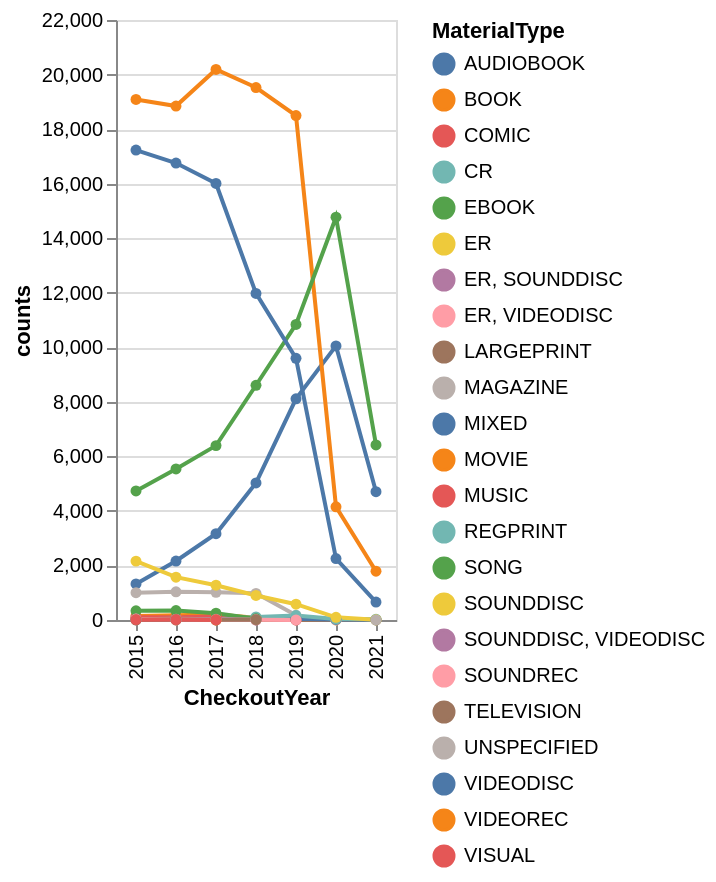

Notebook cell for this chart:
### Code cell
alt.Chart(seattle_material_grouped).mark_line(point=True).encode(
    x='CheckoutYear:O',
    y='counts:Q',
    color='MaterialType:N'
)

### Figure 1 — Vega-Lite specification as saved in the notebook (floating-point values rounded to 4 significant figures)
{"config": {"view": {"continuousWidth": 300, "continuousHeight": 300}}, "data": {"name": "data-73b297576c9ecbb755844259deeb97e5"}, "mark": {"type": "line", "point": true}, "encoding": {"color": {"field": "MaterialType", "type": "nominal"}, "x": {"field": "CheckoutYear", "type": "ordinal"}, "y": {"field": "counts", "type": "quantitative"}}, "$schema": "https://vega.github.io/schema/vega-lite/v5.20.1.json", "datasets": {"data-73b297576c9ecbb755844259deeb97e5": [{"MaterialType": "AUDIOBOOK", "CheckoutYear": 2015, "counts": 1321}, {"MaterialType": "AUDIOBOOK", "CheckoutYear": 2016, "counts": 2163}, {"MaterialType": "AUDIOBOOK", "CheckoutYear": 2017, "counts": 3164}, {"MaterialType": "AUDIOBOOK", "CheckoutYear": 2018, "counts": 5027}, {"MaterialType": "AUDIOBOOK", "CheckoutYear": 2019, "counts": 8111}, {"MaterialType": "AUDIOBOOK", "CheckoutYear": 2020, "counts": 10050}, {"MaterialType": "AUDIOBOOK", "CheckoutYear": 2021, "counts": 4706}, {"MaterialType": "BOOK", "CheckoutYear": 2015, "counts": 19087}, {"MaterialType": "BOOK", "CheckoutYear": 2016, "counts": 18844}, {"MaterialType": "BOOK", "CheckoutYear": 2017, "counts": 20187}, {"MaterialType": "BOOK", "CheckoutYear": 2018, "counts": 19524}, {"MaterialType": "BOOK", "CheckoutYear": 2019, "counts": 18495}, {"MaterialType": "BOOK", "CheckoutYear": 2020, "counts": 4151}, {"MaterialType": "BOOK", "CheckoutYear": 2021, "counts": 1788}, {"MaterialType": "COMIC", "CheckoutYear": 2016, "counts": 1}, {"MaterialType": "COMIC", "CheckoutYear": 2017, "counts": 43}, {"MaterialType": "COMIC", "CheckoutYear": 2018, "counts": 39}, {"MaterialType": "CR", "CheckoutYear": 2015, "counts": 24}, {"MaterialType": "CR", "CheckoutYear": 2016, "counts": 25}, {"MaterialType": "CR", "CheckoutYear": 2017, "counts": 24}, {"MaterialType": "CR", "CheckoutYear": 2018, "counts": 18}, {"MaterialType": "CR", "CheckoutYear": 2019, "counts": 17}, {"MaterialType": "CR", "CheckoutYear": 2020, "counts": 4}, {"MaterialType": "EBOOK", "CheckoutYear": 2015, "counts": 4732}, {"MaterialType": "EBOOK", "CheckoutYear": 2016, "counts": 5540}, {"MaterialType": "EBOOK", "CheckoutYear": 2017, "counts": 6394}, {"MaterialType": "EBOOK", "CheckoutYear": 2018, "counts": 8607}, {"MaterialType": "EBOOK", "CheckoutYear": 2019, "counts": 10837}, {"MaterialType": "EBOOK", "CheckoutYear": 2020, "counts": 14769}, {"MaterialType": "EBOOK", "CheckoutYear": 2021, "counts": 6420}, {"MaterialType": "ER", "CheckoutYear": 2015, "counts": 8}, {"MaterialType": "ER", "CheckoutYear": 2016, "counts": 1}, {"MaterialType": "ER", "CheckoutYear": 2017, "counts": 10}, {"MaterialType": "ER", "CheckoutYear": 2018, "counts": 11}, {"MaterialType": "ER", "CheckoutYear": 2020, "counts": 2}, {"MaterialType": "ER", "CheckoutYear": 2021, "counts": 2}, {"MaterialType": "ER, SOUNDDISC", "CheckoutYear": 2015, "counts": 1}, {"MaterialType": "ER, SOUNDDISC", "CheckoutYear": 2016, "counts": 2}, {"MaterialType": "ER, SOUNDDISC", "CheckoutYear": 2017, "counts": 6}, {"MaterialType": "ER, SOUNDDISC", "CheckoutYear": 2018, "counts": 1}, {"MaterialType": "ER, VIDEODISC", "CheckoutYear": 2019, "counts": 8}, {"MaterialType": "ER, VIDEODISC", "CheckoutYear": 2020, "counts": 1}, {"MaterialType": "LARGEPRINT", "CheckoutYear": 2015, "counts": 6}, {"MaterialType": "LARGEPRINT", "CheckoutYear": 2017, "counts": 1}, {"MaterialType": "LARGEPRINT", "CheckoutYear": 2018, "counts": 9}, {"MaterialType": "LARGEPRINT", "CheckoutYear": 2019, "counts": 2}, {"MaterialType": "LARGEPRINT", "CheckoutYear": 2021, "counts": 1}, {"MaterialType": "MAGAZINE", "CheckoutYear": 2015, "counts": 1001}, {"MaterialType": "MAGAZINE", "CheckoutYear": 2016, "counts": 1033}, {"MaterialType": "MAGAZINE", "CheckoutYear": 2017, "counts": 1014}, {"MaterialType": "MAGAZINE", "CheckoutYear": 2018, "counts": 977}, {"MaterialType": "MAGAZINE", "CheckoutYear": 2019, "counts": 172}, {"MaterialType": "MIXED", "CheckoutYear": 2015, "counts": 24}, {"MaterialType": "MIXED", "CheckoutYear": 2016, "counts": 33}, {"MaterialType": "MIXED", "CheckoutYear": 2017, "counts": 32}, {"MaterialType": "MIXED", "CheckoutYear": 2018, "counts": 36}, {"MaterialType": "MIXED", "CheckoutYear": 2019, "counts": 46}, {"MaterialType": "MIXED", "CheckoutYear": 2020, "counts": 19}, {"MaterialType": "MIXED", "CheckoutYear": 2021, "counts": 5}, {"MaterialType": "MOVIE", "CheckoutYear": 2015, "counts": 143}, {"MaterialType": "MOVIE", "CheckoutYear": 2016, "counts": 172}, {"MaterialType": "MOVIE", "CheckoutYear": 2017, "counts": 198}, {"MaterialType": "MOVIE", "CheckoutYear": 2018, "counts": 83}, {"MaterialType": "MUSIC", "CheckoutYear": 2015, "counts": 105}, {"MaterialType": "MUSIC", "CheckoutYear": 2016, "counts": 97}, {"MaterialType": "MUSIC", "CheckoutYear": 2017, "counts": 125}, {"MaterialType": "MUSIC", "CheckoutYear": 2018, "counts": 54}, {"MaterialType": "MUSIC", "CheckoutYear": 2019, "counts": 1}, {"MaterialType": "REGPRINT", "CheckoutYear": 2015, "counts": 26}, {"MaterialType": "REGPRINT", "CheckoutYear": 2016, "counts": 46}, {"MaterialType": "REGPRINT", "CheckoutYear": 2017, "counts": 32}, {"MaterialType": "REGPRINT", "CheckoutYear": 2018, "counts": 114}, {"MaterialType": "REGPRINT", "CheckoutYear": 2019, "counts": 164}, {"MaterialType": "REGPRINT", "CheckoutYear": 2020, "counts": 36}, {"MaterialType": "REGPRINT", "CheckoutYear": 2021, "counts": 29}, {"MaterialType": "SONG", "CheckoutYear": 2015, "counts": 339}, {"MaterialType": "SONG", "CheckoutYear": 2016, "counts": 345}, {"MaterialType": "SONG", "CheckoutYear": 2017, "counts": 248}, {"MaterialType": "SONG", "CheckoutYear": 2018, "counts": 43}, {"MaterialType": "SOUNDDISC", "CheckoutYear": 2015, "counts": 2159}, {"MaterialType": "SOUNDDISC", "CheckoutYear": 2016, "counts": 1570}, {"MaterialType": "SOUNDDISC", "CheckoutYear": 2017, "counts": 1275}, {"MaterialType": "SOUNDDISC", "CheckoutYear": 2018, "counts": 899}, {"MaterialType": "SOUNDDISC", "CheckoutYear": 2019, "counts": 580}, {"MaterialType": "SOUNDDISC", "CheckoutYear": 2020, "counts": 98}, {"MaterialType": "SOUNDDISC", "CheckoutYear": 2021, "counts": 12}, {"MaterialType": "SOUNDDISC, VIDEODISC", "CheckoutYear": 2015, "counts": 38}, {"MaterialType": "SOUNDDISC, VIDEODISC", "CheckoutYear": 2016, "counts": 21}, {"MaterialType": "SOUNDDISC, VIDEODISC", "CheckoutYear": 2017, "counts": 24}, {"MaterialType": "SOUNDDISC, VIDEODISC", "CheckoutYear": 2018, "counts": 6}, {"MaterialType": "SOUNDREC", "CheckoutYear": 2015, "counts": 34}, {"MaterialType": "SOUNDREC", "CheckoutYear": 2016, "counts": 26}, {"MaterialType": "SOUNDREC", "CheckoutYear": 2017, "counts": 13}, {"MaterialType": "SOUNDREC", "CheckoutYear": 2018, "counts": 6}, {"MaterialType": "SOUNDREC", "CheckoutYear": 2019, "counts": 3}, {"MaterialType": "TELEVISION", "CheckoutYear": 2015, "counts": 7}, {"MaterialType": "TELEVISION", "CheckoutYear": 2016, "counts": 17}, {"MaterialType": "TELEVISION", "CheckoutYear": 2017, "counts": 5}, {"MaterialType": "TELEVISION", "CheckoutYear": 2018, "counts": 10}, {"MaterialType": "UNSPECIFIED", "CheckoutYear": 2021, "counts": 2}, {"MaterialType": "VIDEODISC", "CheckoutYear": 2015, "counts": 17230}, {"MaterialType": "VIDEODISC", "CheckoutYear": 2016, "counts": 16755}, {"MaterialType": "VIDEODISC", "CheckoutYear": 2017, "counts": 16006}, {"MaterialType": "VIDEODISC", "CheckoutYear": 2018, "counts": 11975}, {"MaterialType": "VIDEODISC", "CheckoutYear": 2019, "counts": 9596}, {"MaterialType": "VIDEODISC", "CheckoutYear": 2020, "counts": 2253}, {"MaterialType": "VIDEODISC", "CheckoutYear": 2021, "counts": 658}, {"MaterialType": "VIDEOREC", "CheckoutYear": 2017, "counts": 2}, {"MaterialType": "VISUAL", "CheckoutYear": 2015, "counts": 13}, {"MaterialType": "VISUAL", "CheckoutYear": 2016, "counts": 14}, {"MaterialType": "VISUAL", "CheckoutYear": 2017, "counts": 4}]}}
